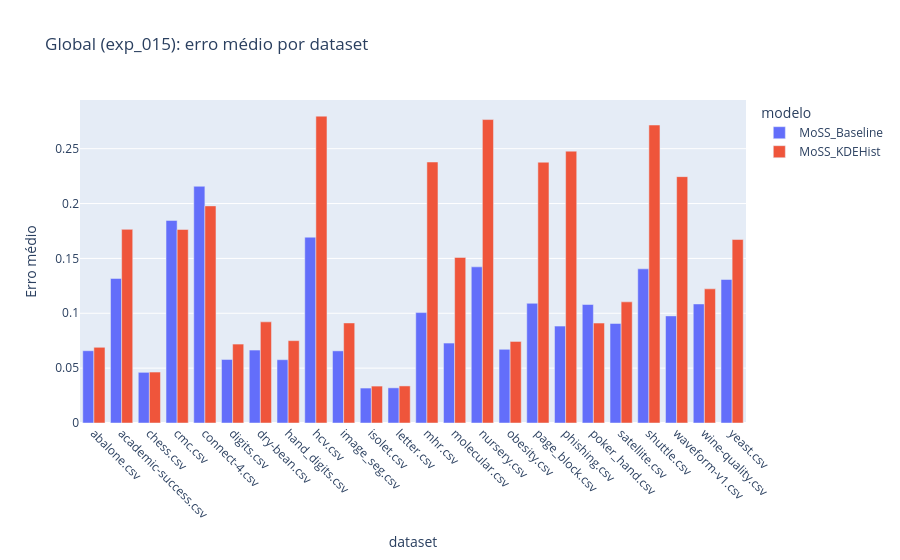

Notebook cell for this chart:
### Code cell
fig = px.bar(
    global_agg,
    x='dataset',
    y='erro_mean',
    color='modelo',
    barmode='group',
    title='Global (exp_015): erro médio por dataset'
)
fig.update_xaxes(tickangle=45)
fig.update_layout(yaxis_title='Erro médio')
fig.show()

### Figure 1 — Plotly figure (JSON) as saved in the notebook; plotly's stock layout.template omitted (floating-point values rounded to 4 significant figures)
{"data": [{"alignmentgroup": "True", "hovertemplate": "modelo=MoSS_Baseline<br>dataset=%{x}<br>erro_mean=%{y}<extra></extra>", "legendgroup": "MoSS_Baseline", "marker": {"color": "#636efa", "pattern": {"shape": ""}}, "name": "MoSS_Baseline", "offsetgroup": "MoSS_Baseline", "orientation": "v", "showlegend": true, "textposition": "auto", "type": "bar", "x": ["abalone.csv", "academic-success.csv", "chess.csv", "cmc.csv", "connect-4.csv", "digits.csv", "dry-bean.csv", "hand_digits.csv", "hcv.csv", "image_seg.csv", "isolet.csv", "letter.csv", "mhr.csv", "molecular.csv", "nursery.csv", "obesity.csv", "page_block.csv", "phishing.csv", "poker_hand.csv", "satellite.csv", "shuttle.csv", "waveform-v1.csv", "wine-quality.csv", "yeast.csv"], "xaxis": "x", "y": [0.06586, 0.1317, 0.04617, 0.1846, 0.2157, 0.05789, 0.06648, 0.05769, 0.1693, 0.06574, 0.03184, 0.03205, 0.1006, 0.07285, 0.1423, 0.06717, 0.1091, 0.08829, 0.108, 0.0907, 0.1405, 0.09761, 0.1085, 0.1308], "yaxis": "y"}, {"alignmentgroup": "True", "hovertemplate": "modelo=MoSS_KDEHist<br>dataset=%{x}<br>erro_mean=%{y}<extra></extra>", "legendgroup": "MoSS_KDEHist", "marker": {"color": "#EF553B", "pattern": {"shape": ""}}, "name": "MoSS_KDEHist", "offsetgroup": "MoSS_KDEHist", "orientation": "v", "showlegend": true, "textposition": "auto", "type": "bar", "x": ["abalone.csv", "academic-success.csv", "chess.csv", "cmc.csv", "connect-4.csv", "digits.csv", "dry-bean.csv", "hand_digits.csv", "hcv.csv", "image_seg.csv", "isolet.csv", "letter.csv", "mhr.csv", "molecular.csv", "nursery.csv", "obesity.csv", "page_block.csv", "phishing.csv", "poker_hand.csv", "satellite.csv", "shuttle.csv", "waveform-v1.csv", "wine-quality.csv", "yeast.csv"], "xaxis": "x", "y": [0.069, 0.1765, 0.04644, 0.1764, 0.1979, 0.07193, 0.09218, 0.07505, 0.2796, 0.09119, 0.03364, 0.03379, 0.2379, 0.1509, 0.2765, 0.07432, 0.2377, 0.2477, 0.09107, 0.1104, 0.2716, 0.2245, 0.1223, 0.1672], "yaxis": "y"}], "layout": {"barmode": "group", "legend": {"title": {"text": "modelo"}, "tracegroupgap": 0}, "title": {"text": "Global (exp_015): erro médio por dataset"}, "xaxis": {"anchor": "y", "domain": [0, 1], "tickangle": 45, "title": {"text": "dataset"}}, "yaxis": {"anchor": "x", "domain": [0, 1], "title": {"text": "Erro médio"}}}}
